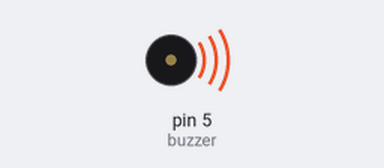
The program below on a simulated MicroPython board. Shown: buzzer (waves = sounding).

Above: at 1.7 s.
At 3.6 s:
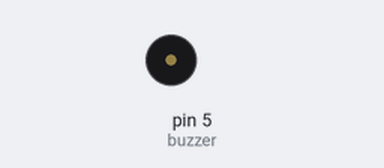
Timing chart, 0 to 5.3 s (numbered marks = the images above):
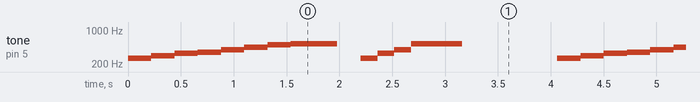

The program:

main.py
```python
# Melodía con un buzzer pasivo.
#
# Un buzzer pasivo no tiene oscilador: no suena por recibir tensión, suena porque el
# programa le pone una señal alterna. Por eso puede tocar notas, y un buzzer activo no.
#
# El tono lo da la frecuencia del PWM; el volumen, el ciclo de trabajo (máximo al 50 %).
from machine import PWM, Pin
import time

GPIO_BUZZER = 5

# Frecuencias de las notas, en hertz (cuarta octava).
NOTAS = {
    'do': 262, 're': 294, 'mi': 330, 'fa': 349,
    'sol': 392, 'la': 440, 'si': 494, 'do5': 523,
}

# La escala, y después un arpegio. Cada par es (nota, milisegundos).
MELODIA = [
    ('do', 220), ('re', 220), ('mi', 220), ('fa', 220),
    ('sol', 220), ('la', 220), ('si', 220), ('do5', 440),
    (None, 220),
    ('do', 160), ('mi', 160), ('sol', 160), ('do5', 480),
]

buzzer = PWM(Pin(GPIO_BUZZER), freq=NOTAS['la'], duty_u16=0)


def tocar(nombre, ms):
    """Una nota: la frecuencia da el tono, el duty al 50 % da el volumen máximo.

    Se usa un solo `init()` y no `freq()` seguido de `duty_u16()`: cada llamada avisa al
    emulador por separado, y entre las dos el pin queda con la frecuencia nueva y el duty
    viejo. Saliendo de un silencio eso es un instante de silencio en cada nota.
    """
    if nombre is None:
        buzzer.duty_u16(0)                                  # sin señal alterna no hay sonido
    else:
        buzzer.init(freq=NOTAS[nombre], duty_u16=32768)     # 50 % de 65535: volumen máximo
    time.sleep_ms(ms)


try:
    while True:
        for nombre, ms in MELODIA:
            tocar(nombre, ms)
        buzzer.duty_u16(0)
        time.sleep_ms(900)
finally:
    # Libera el pin: avisa que dejó de hacer PWM, así el buzzer se calla.
    buzzer.deinit()
```

Measured:
- by itself, tone on pin 5 (buzzer): repeats every 4.1 s: 294 Hz 0.22 s, 330 Hz 0.22 s, 349 Hz 0.22 s, 392 Hz 0.22 s, 440 Hz 0.22 s, 494 Hz 0.22 s, 523 Hz 0.44 s, silent 0.22 s, 262 Hz 0.16 s, 330 Hz 0.16 s, 392 Hz 0.16 s, 523 Hz 0.48 s, silent 0.90 s, 262 Hz 0.22 s
